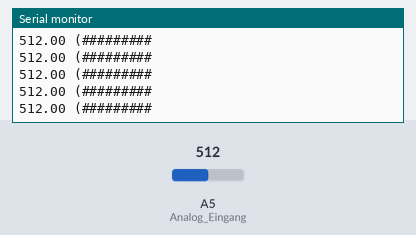
Bench run of a sketch on a simulated Arduino Uno, built with avr-gcc and run on an emulated ATmega328P. Shown: the last lines printed to the serial monitor. The test bench sets the inputs (shaded band); at power-on: A5 (Analog_Eingang) = 512.

Above: at 1.2 s.
1.3 s: A5 (Analog_Eingang) set to 716
At 2.1 s:
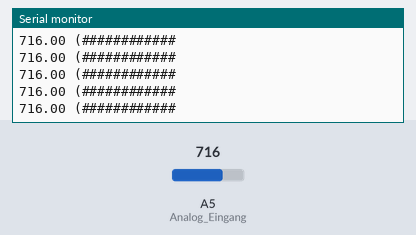
3.2 s: A5 (Analog_Eingang) set to 900
At 3.8 s:
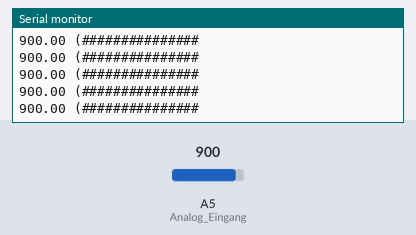
5.1 s: A5 (Analog_Eingang) set to 1023
At 5.6 s:
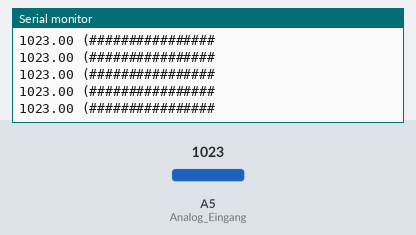
7.1 s: A5 (Analog_Eingang) set to 511
At 8.1 s:
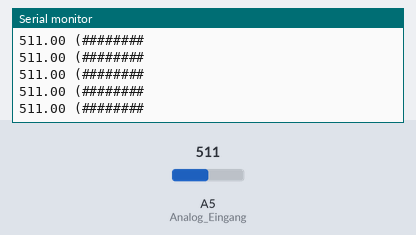
9.0 s: A5 (Analog_Eingang) set to 306
At 9.7 s:
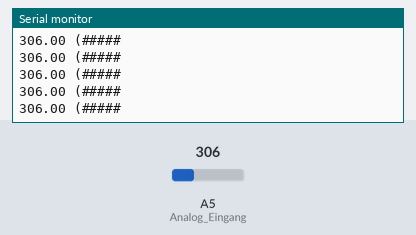
10.9 s: A5 (Analog_Eingang) set to 122
At 11.8 s:
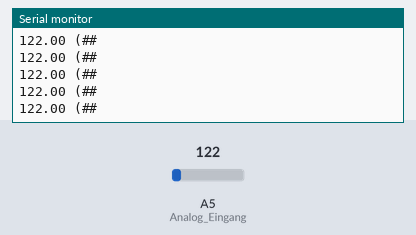

The sketch:

mictest.ino
```cpp
int Analog_Eingang = A5;

void setup ()
{
 pinMode(Analog_Eingang, INPUT);

 Serial.begin(9600);
}

void loop ()
{
   float analog;

   analog = analogRead(Analog_Eingang);

   Serial.print(analog);
   Serial.print(" (");

   int lvl = analog / 64;

   for(int i=0; i<=lvl; i++)
   {
      Serial.print("#");
   }

   Serial.println();
}
```

Measured:
- after the input at 1.3 s, the serial monitor: prints a new line after 0.08 s (image 1)
- after the input at 3.2 s, the serial monitor: prints a new line after 0.08 s (image 2)
- after the input at 5.1 s, the serial monitor: prints a new line after 0.08 s (image 3)
- after the input at 7.1 s, the serial monitor: prints a new line after 0.07 s (image 4)
- after the input at 9.0 s, the serial monitor: prints a new line after 0.08 s (image 5)
- after the input at 10.9 s, the serial monitor: prints a new line after 0.07 s (image 6)
